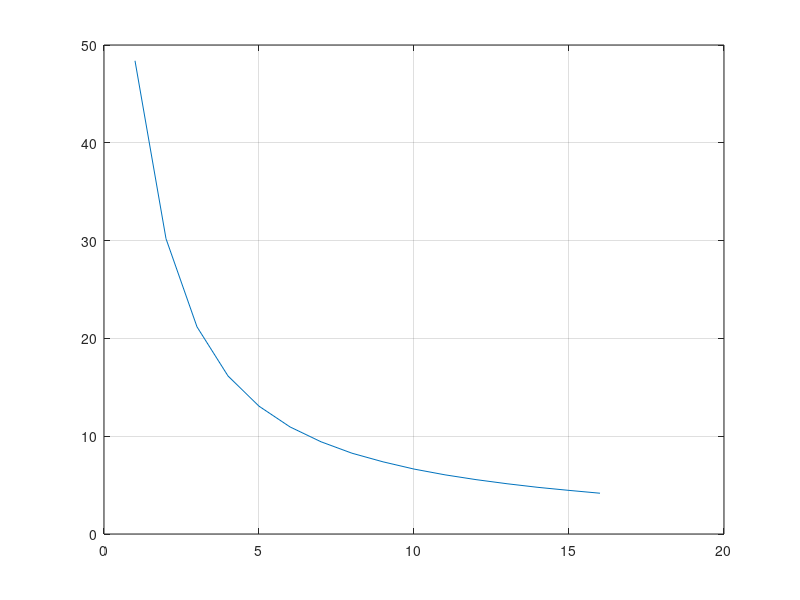

Here is the MATLAB script that generated this plot:
clc
clear
x=[1,2,3,4,5,6,7,8,9,10,11,12,13,14,15,16]
y=[48.388, 30.197,21.18,16.16,13.07,10.95,9.43,8.26,7.38,6.64,6.05,5.56,5.14,4.77,4.46,4.17]
plot(x,y)
grid on
